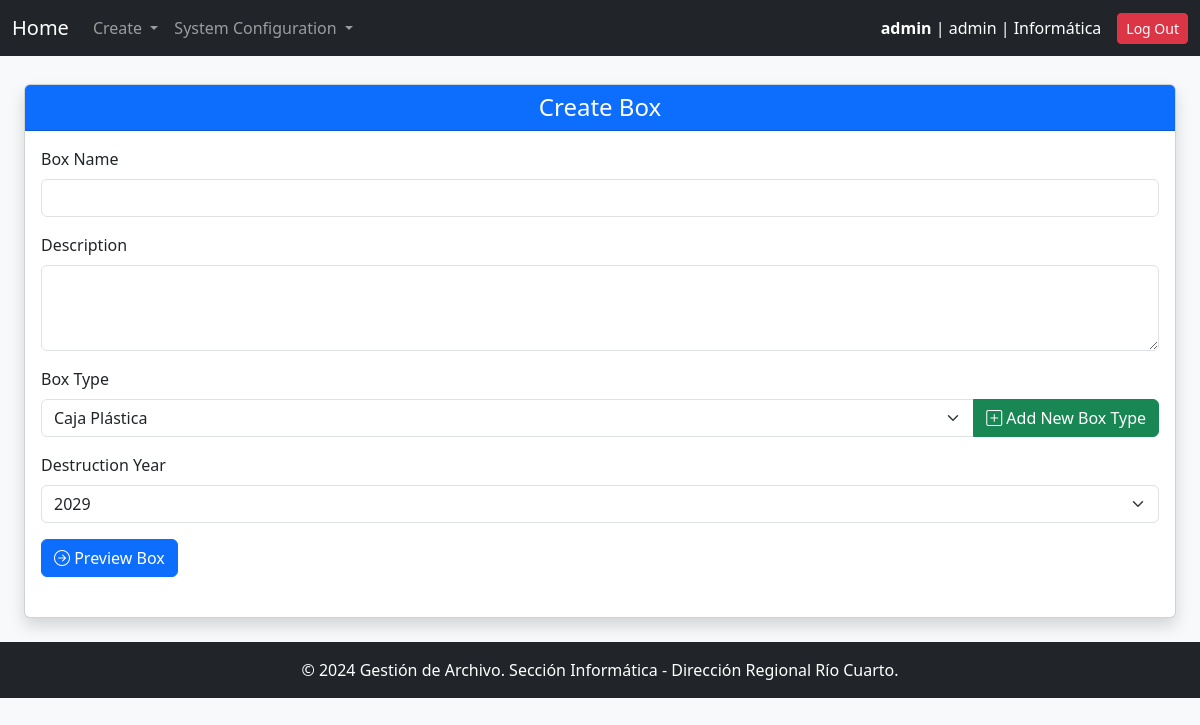
Page /create/box/ (signed in) on the earlier database version.
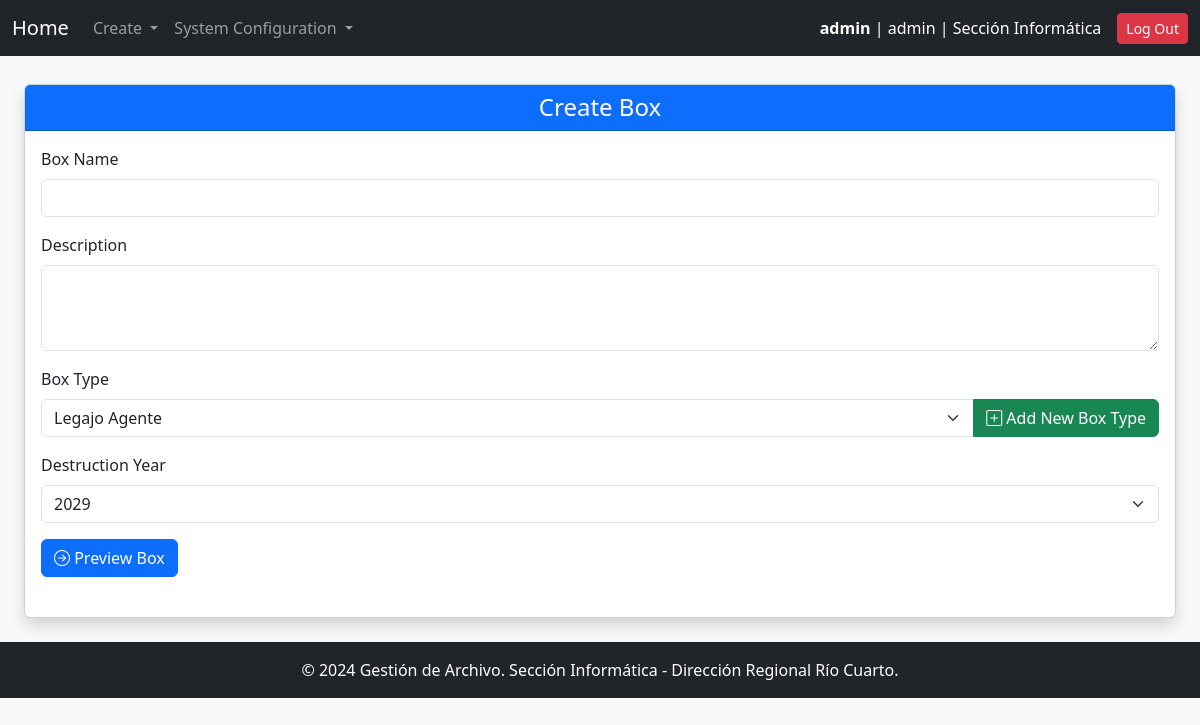
Same page on the later database version.
### gestion_archivo_app/models.py (models this page shows, shortened)
class User(AbstractUser):
    ROLE_CHOICES = [
        ('user', 'User'),
        ('manager', 'Manager'),
        ('archive_responsible', 'Archive Responsible'),
        ('admin', 'System Administrator')
    ]
    role = models.CharField(max_length=20, choices=ROLE_CHOICES)
    area = models.ForeignKey('Area', on_delete=models.SET_NULL, null=True, blank=True)

class Area(models.Model):
    code = models.CharField(max_length=30, unique=True, verbose_name="Area Code")
    name = models.CharField(max_length=100, unique=True, verbose_name="Area Name")
    description = models.TextField(blank=True, null=True, verbose_name="Description")

### gestion_archivo_app/views.py (the view)
# urls.py: path('create/box/', create_box, name='create_box'),
@login_required
def create_box(request):
    user_area = request.user.area
    box_types = BoxType.objects.all()  # Retrieve all available box types
    current_year = datetime.now().year
    destruction_years = list(range(current_year, 2100))
    suggested_year = current_year + 5
    boxes = Box.objects.filter(current_area=user_area, status='open').order_by('-creation_date')
    return render(request, 'create_box.html', {'box_types': box_types,
                                               'destruction_years': destruction_years,
                                               'suggested_year': suggested_year,
                                               'boxes': boxes,
                                               'user_area': user_area})

### gestion_archivo_app/context_processors.py (called while the page is built)
def system_config(request):
    try:
        pagination_limit = SystemConfigKeyValues.objects.get(key="pagination_limit").value
    except SystemConfigKeyValues.DoesNotExist:
        pagination_limit = 10  # default value
    return {"pagination_limit": pagination_limit}

### gestion_archivo_app/templates/create_box.html (shortened to what this page needs)
{% extends "base.html" %}
{% block content %}
<div class="container-fluid mt-4">
    <div class="card shadow">
        <div class="card-header bg-primary text-white">
            <h4 class="text-center mb-0">Create Box</h4>
        </div>
        <div class="card-body">
            <form method="post" class="mb-4" action="{% url 'preview_box' %} ">
                <div class="mb-3">
                    <label for="box_name" class="form-label">Box Name</label>
                    <input type="text" id="box_name" name="box_name" class="form-control" required>
                </div>
                <div class="mb-3">
                    <label for="description" class="form-label">Description</label>
                    <textarea id="description" name="description" class="form-control" rows="3"></textarea>
                </div>
            <div class="mb-3">
                <label for="box_type" class="form-label">Box Type</label>
                <div class="input-group">
                    <select id="box_type" name="box_type" class="form-select">
                        {% for box_type in box_types %}
                            <option value="{{ box_type.id }}">{{ box_type.name }}</option>
                        {% endfor %}
                    </select>
                    <button type="button" class="btn btn-success" data-bs-toggle="modal" data-bs-target="#createBoxTypeModal">
                        <i class="bi bi-plus-square"></i>  Add New Box Type
                    </button>
                </div>
            </div>
                <div class="mb-3">
                    <label for="destruction_year" class="form-label">Destruction Year</label>
                    <select id="destruction_year" name="destruction_year" class="form-select" required>
                        {% for year in destruction_years %}
                            <option value="{{ year }}" {% if year == suggested_year %}selected{% endif %}>{{ year }}</option>
                        {% endfor %}
                    </select>
                </div>
                <button type="submit" class="btn btn-primary "><i class="bi-arrow-right-circle"></i> Preview Box</button>
            </form>
        </div>
    </div>
</div>
{% load static %}
{% endblock %}

### gestion_archivo_app/templates/base.html (shortened to what this page needs)
<!DOCTYPE html>
<html lang="en">
<head>
    {% load static %}
    <link href="https://cdn.jsdelivr.net/npm/bootstrap@5.3.0/dist/css/bootstrap.min.css" rel="stylesheet">
    <link href="https://cdn.jsdelivr.net/npm/bootstrap-icons/font/bootstrap-icons.css" rel="stylesheet">
</head>
<body class="bg-light" a>
    <nav class="navbar navbar-expand-lg navbar-dark bg-dark">
        <div class="container-fluid">
            <a class="navbar-brand" href="{% url 'main' %}">Home</a>
            <div class="collapse navbar-collapse" id="navbarNav">
                <ul class="navbar-nav me-auto">
                    <li class="nav-item dropdown">
                        <a class="nav-link dropdown-toggle" href="#" id="createDropdown" role="button" data-bs-toggle="dropdown" aria-expanded="false">
                            Create
                        </a>
                    </li>
                {% if user.is_authenticated and user.role == 'admin' %}
                    <li class="nav-item dropdown">
                    <a class="nav-link dropdown-toggle" href="#" id="createDropdown" role="button" data-bs-toggle="dropdown" aria-expanded="false">
                        System Configuration
                    </a>
                    </li>
                 {% endif %}
                </ul>
            </div>
                <div class="d-flex align-items-center">
                    {% if user.is_authenticated %}
                        <span class="text-white me-3">
                            <strong>{{ user.username }}</strong> | {{ user.role }} | {{ user.area.name }}
                        </span>
                        <a href="{% url 'logout' %}" class="btn btn-danger btn-sm">Log Out</a>
                    {% else %}
                        <a href="{% url 'login' %}" class="btn btn-success btn-sm">Log In</a>
                    {% endif %}
                </div>
            </div>
    </nav>
    <div class="container-fluid py-4" style='margin-top:-20px' >
        {% block content %}{% endblock %}
    </div>
    <footer class="bg-dark text-white text-center py-3 mt-auto">
        <p class="mb-0">&copy; 2024 Gestión de Archivo. Sección Informática - Dirección Regional Río Cuarto.</p>
    </footer>
</body>
</html>

Differences in the rows shown:
changed User "admin": area.name "Informática" → "Sección Informática"
Other differences:
form field box_type: "Caja Plástica" → "Legajo Agente"
